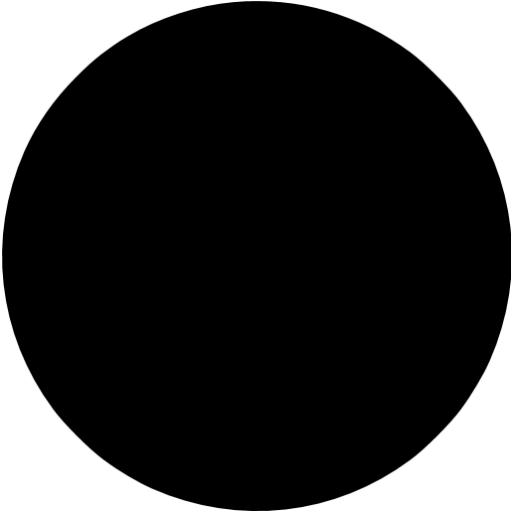
//> input picture Aula 2 - PDI/17 - Momento/circle-512_2.jpg, 512 x 512 px
$ ./momento circle-512_2.jpg   (built with g++ and OpenCV 4)
//> lines starting //> are read from the running program, lines starting //| are printed output that depends on the picture; after the words box and inside, x2 and y2 are one past the last pixel; in counts of white or black regions, pixels touching at a corner belong together
#include "opencv2/highgui/highgui.hpp"
#include "opencv2/imgproc/imgproc.hpp"
#include <iostream>
#include <stdio.h>
#include <stdlib.h>

using namespace cv;
using namespace std;

Mat src; Mat src_gray;
int thresh = 100;
int max_thresh = 255;
RNG rng(12345);

/// Function header
void thresh_callback(int, void* );

/** @function main */
int main( int argc, char** argv )
{
  /// Load source image and convert it to gray
  src = imread( argv[1], 1 );
//> src is the input picture: 512 rows x 512 cols, CV_8UC3; min 0, max 255, mean 56.5

  /// Convert image to gray and blur it
  cvtColor( src, src_gray, CV_BGR2GRAY );
  blur( src_gray, src_gray, Size(3,3) );
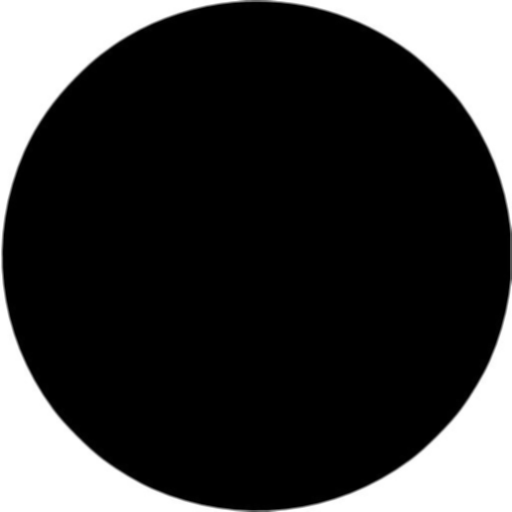
//> src_gray: 512 rows x 512 cols, CV_8UC1; min 0, max 255, mean 56.5

  /// Create Window
  char* source_window = "Source";
  namedWindow( source_window, CV_WINDOW_AUTOSIZE );
  imshow( source_window, src );

  createTrackbar( " Canny thresh:", "Source", &thresh, max_thresh, thresh_callback );
  thresh_callback( 0, 0 );

  waitKey(0);
  return(0);
}

/** @function thresh_callback */
void thresh_callback(int, void* )
{
  Mat canny_output;
  vector<vector<Point> > contours;
  vector<Vec4i> hierarchy;

  /// Detect edges using canny
  Canny( src_gray, canny_output, thresh, thresh*2, 3 );
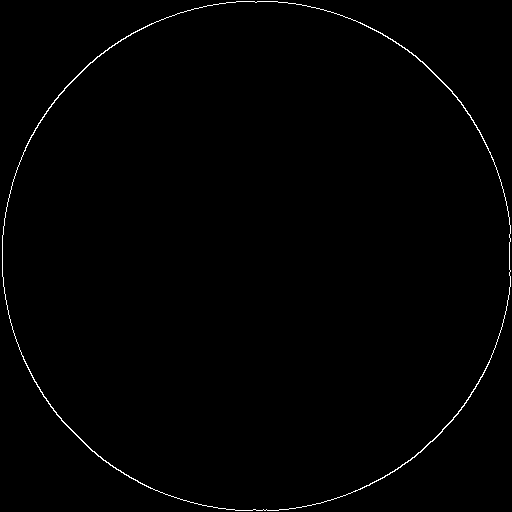
//> canny_output: 512 rows x 512 cols, CV_8UC1; 0.71% white in thin lines or dots
  /// Find contours
  findContours( canny_output, contours, hierarchy, CV_RETR_TREE, CV_CHAIN_APPROX_SIMPLE, Point(0, 0) );
//> contours = 2 contours; box (x1, y1, x2, y2) and area: (2, 1, 511, 511) 204160, (2, 1, 511, 511) 203732

  /// Get the moments
  vector<Moments> mu(contours.size() );
//> mu = 2 items
  for( int i = 0; i < contours.size(); i++ )
     { mu[i] = moments( contours[i], false ); }
//> this loop made 2 passes


  /// Draw contours
  Mat drawing = Mat::zeros( canny_output.size(), CV_8UC3 );
  for( int i = 0; i< contours.size(); i++ )
     {
       Scalar color = Scalar( rng.uniform(0, 255), rng.uniform(0,255), rng.uniform(0,255) );
       drawContours( drawing, contours, i, color, 2, 8, hierarchy, 0, Point() );
       //circle( drawing, mc[i], 4, color, -1, 8, 0 );
     }
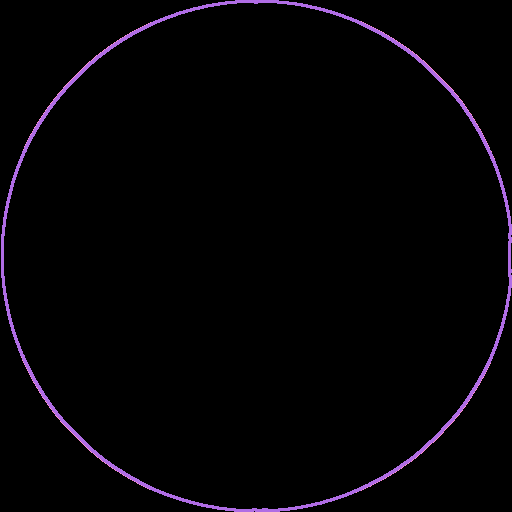
//> drawing: 512 rows x 512 cols, CV_8UC3; mean B, G, R 5.2, 2.5, 4.1

  /// Show in a window
  namedWindow( "Contours", CV_WINDOW_AUTOSIZE );
  imshow( "Contours", drawing );

  /// Calculate the area with the moments 00 and compare with the result of the OpenCV function
  printf("\t Info: Area and Contour Length \n");
  for( int i = 0; i< contours.size(); i++ )
     {
       printf("Contour[%d] - Area (M_00) = %.2f - Xc: %.2f - Yc: %.2f \n", i, mu[i].m00, mu[i].m10/mu[i].m00, mu[i].m01/mu[i].m00 );
       printf("Momentos Centrais normalizados u02 = %.2f e u20 = %.2f \n", mu[i].nu02,mu[i].nu20);
     }
}
